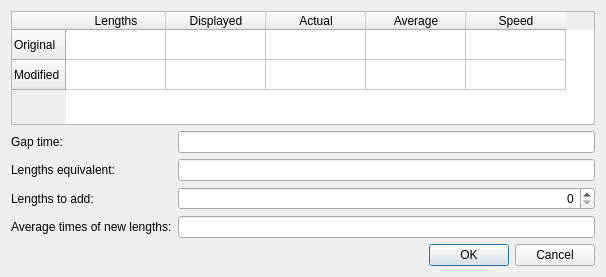
<?xml version="1.0" encoding="UTF-8"?>
<ui version="4.0">
 <class>EditGap</class>
 <widget class="QDialog" name="EditGap">
  <property name="geometry">
   <rect>
    <x>0</x>
    <y>0</y>
    <width>606</width>
    <height>277</height>
   </rect>
  </property>
  <property name="windowTitle">
   <string>Dialog</string>
  </property>
  <layout class="QGridLayout" name="gridLayout">
   <item row="0" column="0">
    <widget class="QTableWidget" name="setGrid">
     <row>
      <property name="text">
       <string>Original</string>
      </property>
     </row>
     <row>
      <property name="text">
       <string>Modified</string>
      </property>
     </row>
     <column>
      <property name="text">
       <string>Lengths</string>
      </property>
     </column>
     <column>
      <property name="text">
       <string>Displayed</string>
      </property>
     </column>
     <column>
      <property name="text">
       <string>Actual</string>
      </property>
     </column>
     <column>
      <property name="text">
       <string>Average</string>
      </property>
     </column>
     <column>
      <property name="text">
       <string>Speed</string>
      </property>
     </column>
    </widget>
   </item>
   <item row="2" column="0">
    <layout class="QGridLayout" name="gridLayout_2">
     <item row="2" column="1">
      <widget class="QSpinBox" name="lengthsSpin">
       <property name="alignment">
        <set>Qt::AlignRight|Qt::AlignTrailing|Qt::AlignVCenter</set>
       </property>
      </widget>
     </item>
     <item row="0" column="0">
      <widget class="QLabel" name="label">
       <property name="text">
        <string>Gap time:</string>
       </property>
      </widget>
     </item>
     <item row="2" column="0">
      <widget class="QLabel" name="label_2">
       <property name="text">
        <string>Lengths to add:</string>
       </property>
      </widget>
     </item>
     <item row="1" column="0">
      <widget class="QLabel" name="label_3">
       <property name="text">
        <string>Lengths equivalent:</string>
       </property>
      </widget>
     </item>
     <item row="3" column="0">
      <widget class="QLabel" name="label_4">
       <property name="text">
        <string>Average times of new lengths:</string>
       </property>
      </widget>
     </item>
     <item row="0" column="1">
      <widget class="QLineEdit" name="gapTimeEdit">
       <property name="alignment">
        <set>Qt::AlignRight|Qt::AlignTrailing|Qt::AlignVCenter</set>
       </property>
       <property name="readOnly">
        <bool>true</bool>
       </property>
      </widget>
     </item>
     <item row="1" column="1">
      <widget class="QLineEdit" name="lengthsEquivalentEdit">
       <property name="alignment">
        <set>Qt::AlignRight|Qt::AlignTrailing|Qt::AlignVCenter</set>
       </property>
       <property name="readOnly">
        <bool>true</bool>
       </property>
      </widget>
     </item>
     <item row="3" column="1">
      <widget class="QLineEdit" name="averageTimeEdit">
       <property name="alignment">
        <set>Qt::AlignRight|Qt::AlignTrailing|Qt::AlignVCenter</set>
       </property>
       <property name="readOnly">
        <bool>true</bool>
       </property>
      </widget>
     </item>
    </layout>
   </item>
   <item row="4" column="0">
    <widget class="QDialogButtonBox" name="buttonBox">
     <property name="orientation">
      <enum>Qt::Horizontal</enum>
     </property>
     <property name="standardButtons">
      <set>QDialogButtonBox::Cancel|QDialogButtonBox::Ok</set>
     </property>
    </widget>
   </item>
  </layout>
 </widget>
 <resources/>
 <connections>
  <connection>
   <sender>buttonBox</sender>
   <signal>accepted()</signal>
   <receiver>EditGap</receiver>
   <slot>accept()</slot>
   <hints>
    <hint type="sourcelabel">
     <x>248</x>
     <y>254</y>
    </hint>
    <hint type="destinationlabel">
     <x>157</x>
     <y>274</y>
    </hint>
   </hints>
  </connection>
  <connection>
   <sender>buttonBox</sender>
   <signal>rejected()</signal>
   <receiver>EditGap</receiver>
   <slot>reject()</slot>
   <hints>
    <hint type="sourcelabel">
     <x>316</x>
     <y>260</y>
    </hint>
    <hint type="destinationlabel">
     <x>286</x>
     <y>274</y>
    </hint>
   </hints>
  </connection>
 </connections>
</ui>
